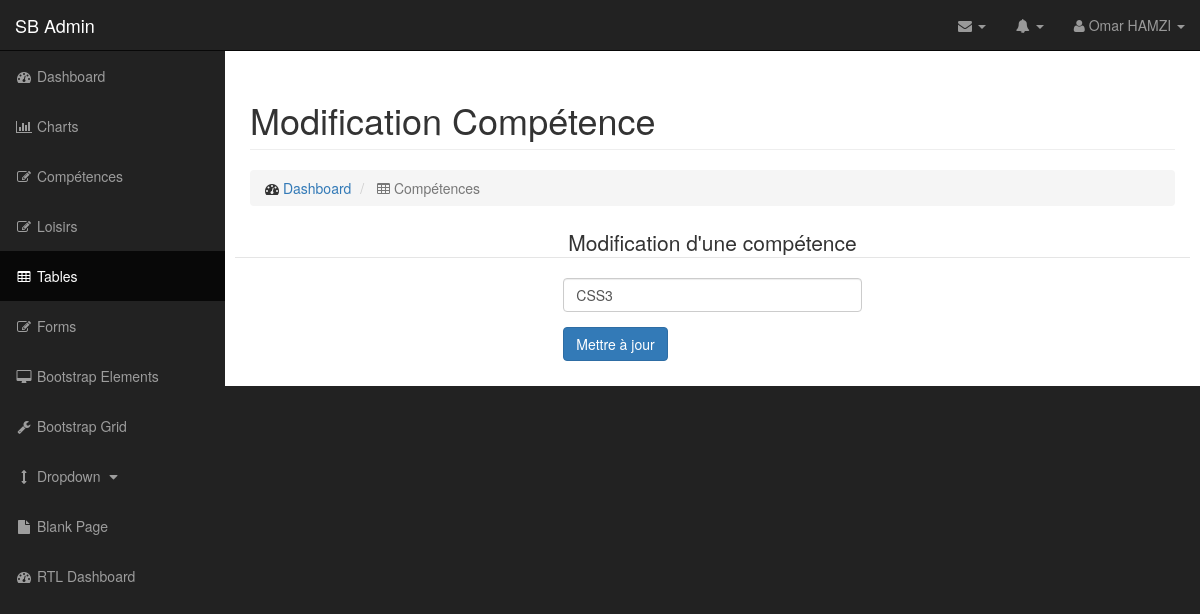
The page /oxygen/admin/modif_competence.php?id_competence=5 on the database its author committed.
### tables this page shows
CREATE TABLE `t_utilisateurs` (
  `id_utilisateur` int(15) NOT NULL COMMENT 'identifiant utilisateur',
  `prenom` varchar(25) NOT NULL COMMENT 'prenom user ',
  `nom` varchar(25) NOT NULL COMMENT 'nom user',
  `email` varchar(25) NOT NULL COMMENT 'email user',
  `telephone` varchar(20) NOT NULL COMMENT 'telephone user',
  `mdp` varchar(15) NOT NULL COMMENT 'mot de passe',
  `pseudo` varchar(15) NOT NULL COMMENT 'pseudo user',
  `avatar` varchar(15) NOT NULL COMMENT 'image ou icone avatar',
  `age` int(5) NOT NULL COMMENT 'age user',
  `date_naissance` date NOT NULL COMMENT 'date de naissance ',
  `sexe` enum('Femme','Homme') NOT NULL COMMENT 'sexe user',
  `etat_civil` enum('M.','Mme') NOT NULL COMMENT 'etat civil user',
  `statut_marital` enum('Marié','Divorcé','Célébataire') NOT NULL,
  `adresse` text NOT NULL,
  `code_postal` int(5) NOT NULL,
  `ville` varchar(25) NOT NULL,
  `pays` varchar(25) NOT NULL
);

CREATE TABLE `t_competences` (
  `id_competence` int(11) NOT NULL,
  `competence` varchar(45) NOT NULL,
  `niveau` int(3) NOT NULL,
  `utilisateur_id` int(11) NOT NULL
);

### oxygen/admin/modif_competence.php (the view, shortened to what this page needs)
<?php require '../connexion/connexion.php' ?>
<?php
$id_competence = $_GET['id_competence'];
$sql = $pdocv->query("SELECT * FROM t_competences WHERE id_competence = '$id_competence' ");
$ligne_competence = $sql->fetch();
?>
<!DOCTYPE html>
<html lang="fr">
<head>
<?php
$sql = $pdocv->query("SELECT * FROM t_utilisateurs WHERE id_utilisateur = '1' ");
$ligne_utilisateur = $sql->fetch();
?>
    <link href="css/bootstrap.min.css" rel="stylesheet">
    <link href="css/sb-admin.css" rel="stylesheet">
    <link href="font-awesome/css/font-awesome.min.css" rel="stylesheet" type="text/css">
</head>
<body>
    <div id="wrapper">
        <nav class="navbar navbar-inverse navbar-fixed-top" role="navigation">
            <div class="navbar-header">
                <a class="navbar-brand" href="index.php">SB Admin</a>
            </div>
            <ul class="nav navbar-right top-nav">
                <li class="dropdown">
                    <a href="#" class="dropdown-toggle" data-toggle="dropdown"><i class="fa fa-envelope"></i> <b class="caret"></b></a>
                </li>
                <li class="dropdown">
                    <a href="#" class="dropdown-toggle" data-toggle="dropdown"><i class="fa fa-bell"></i> <b class="caret"></b></a>
                </li>
                <li class="dropdown">
                    <a href="#" class="dropdown-toggle" data-toggle="dropdown"><i class="fa fa-user"></i> <?php echo $ligne_utilisateur['prenom'].' '.$ligne_utilisateur['nom'];?> <b class="caret"></b></a>
                </li>
            </ul>
            <div class="collapse navbar-collapse navbar-ex1-collapse">
                <ul class="nav navbar-nav side-nav">
                    <li>
                        <a href="index.php"><i class="fa fa-fw fa-dashboard"></i> Dashboard</a>
                    </li>
                    <li>
                        <a href="charts.php"><i class="fa fa-fw fa-bar-chart-o"></i> Charts</a>
                    </li>
                     <li>
                        <a href="competence.php"><i class="fa fa-fw fa-edit"></i> Compétences</a>
                    </li>
                     <li>
                        <a href="loisir.php"><i class="fa fa-fw fa-edit"></i> Loisirs</a>
                    </li>
                    <li class="active">
                        <a href="tables.php"><i class="fa fa-fw fa-table"></i> Tables</a>
                    </li>
                    <li>
                        <a href="forms.php"><i class="fa fa-fw fa-edit"></i> Forms</a>
                    </li>
                    <li>
                        <a href="bootstrap-elements.php"><i class="fa fa-fw fa-desktop"></i> Bootstrap Elements</a>
                    </li>
                    <li>
                        <a href="bootstrap-grid.php"><i class="fa fa-fw fa-wrench"></i> Bootstrap Grid</a>
                    </li>
                    <li>
                        <a href="javascript:;" data-toggle="collapse" data-target="#demo"><i class="fa fa-fw fa-arrows-v"></i> Dropdown <i class="fa fa-fw fa-caret-down"></i></a>
                    </li>
                    <li>
                        <a href="blank-page.php"><i class="fa fa-fw fa-file"></i> Blank Page</a>
                    </li>
                    <li>
                        <a href="index-rtl.php"><i class="fa fa-fw fa-dashboard"></i> RTL Dashboard</a>
                    </li>
                </ul>
            </div>
        </nav>
        <div id="page-wrapper">
            <div class="container-fluid">
                <div class="row">
                    <div class="col-lg-12">
                        <h1 class="page-header">Modification Compétence</h1>
                        <ol class="breadcrumb">
                            <li>
                                <i class="fa fa-dashboard"></i>  <a href="index.php">Dashboard</a>
                            </li>
                            <li class="active">
                                <i class="fa fa-table"></i> Compétences
                            </li>
                        </ol>
                    </div>
                </div>
                <div class="row">
                    <div class="col-lg-6">
                    </div>
                </div>
 <div class="row">
    <form class="form-horizontal" method="post" action="modif_competence.php">
    <fieldset>
    <legend style="text-align:center;"> Modification d'une compétence</legend>
    <div class="form-group">
      <label class="col-md-4 control-label" for="competence"></label>
      <div class="col-md-4">
      <input id="competence" name="competence" type="text"  class="form-control input-md" value="<?php echo $ligne_competence['competence']; ?>">
      </div>
    </div>
    <div class="form-group">
      <label class="col-md-4 control-label" for="button"></label>
      <div class="col-md-4">
        <input  type="submit" class="btn btn-primary" value="Mettre à jour">
    </div>
    </div>
    </fieldset>
    </form>
</div>
                        </div>
                    </div>
                </div>
</body>
</html>

### oxygen/admin/css/sb-admin.css (style rules this page uses)
body { margin-top: 100px; background-color: #222; }
@media (min-width:768px) { body { margin-top: 50px; } }
#wrapper { padding-left: 0; }
#page-wrapper { width: 100%; padding: 0; background-color: #fff; }
@media (min-width:768px) { #wrapper { padding-left: 225px; } }
@media (min-width:768px) { #page-wrapper { padding: 10px; } }
.top-nav { padding: 0 15px; }
.top-nav>li { display: inline-block; float: left; }
.top-nav>li>a { padding-top: 15px; padding-bottom: 15px; line-height: 20px; color: #999; }
@media (min-width:768px) { .side-nav { position: fixed; top: 51px; left: 225px; width: 225px; margin-left: -225px; border: none; border-radius: 0; overflow-y: auto; background-color: #222; bottom: 0; overflow-x: hidden; padding-bottom: 40px; } }
@media (min-width:768px) { .side-nav>li>a { width: 225px; } }

### rows shown on the page
t_utilisateurs: prenom "Omar", nom "HAMZI"
t_competences: competence "CSS3"
